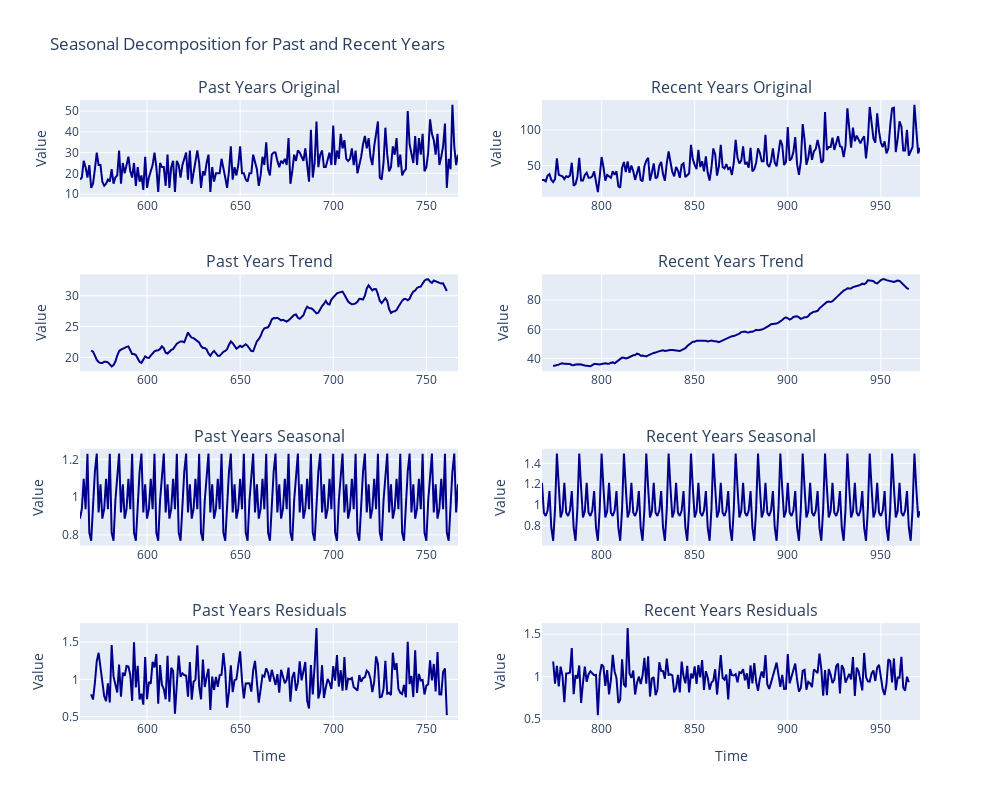

Notebook code cell kept with this figure:
### Markdown cell above
Great! Now that we've ensured this pattern is stable, we'll attempt to extract the seasonality from our two different datasets. To do this, we'll use the highly useful function `seasonal_decompose` from `statsmodels`. This function allows us to decompose our time series into three components:

**Trend Component**:
- The trend shows the long-term progression of the data, smoothing out short-term fluctuations.
- It indicates whether there's a general upward or downward trajectory in movie releases over time or if the industry is experiencing periods of growth, decline, or stability.
- In a multiplicative model like the one we've chosen, the trend is scaled by the seasonal and residual components, suggesting that the impact of the trend may increase or decrease depending on the level of the time series.

**Seasonal Component**:
- The seasonal component captures regular patterns that occur within specific, fixed periods - in the case of monthly data, this might highlight yearly cycles.
- It reveals the times of the year when movie releases are consistently higher or lower.
- Since the model is multiplicative, the seasonality effect is proportional to the data. This means that if the trend is upward, the seasonal effect would amplify the peaks and troughs in the observed data.

**Residual Component**:
- Residuals represent the component of the data that cannot be explained by the trend or seasonal components. These are essentially the irregular or random fluctuations that remain after the trend and seasonal components have been accounted for.
- In a multiplicative model, the residuals are obtained by dividing the original series by the product of the trend and seasonal components.
- Large residuals can indicate anomalies or outliers in the data, such as an unexpected spike in movie releases due to a special event or a sudden drop due to external factors not captured by the model.

### Code cell
result_past, result_recent = plot_seasonal_decomposition(df_past, df_recent)

### Figure 1 — Plotly figure (JSON) as saved in the notebook; plotly's stock layout.template omitted (floating-point values rounded to 4 significant figures; data arrays with more than 128 entries replaced by an {"elided": "..."} marker saying what was removed)
{"data": [{"line": {"color": "darkblue"}, "mode": "lines", "name": "Original", "type": "scatter", "x": {"elided": "204 int values"}, "xaxis": "x", "y": {"elided": "204 int values"}, "yaxis": "y"}, {"line": {"color": "darkblue"}, "mode": "lines", "name": "Trend", "type": "scatter", "x": {"elided": "204 int values"}, "xaxis": "x3", "y": {"elided": "204 float values"}, "yaxis": "y3"}, {"line": {"color": "darkblue"}, "mode": "lines", "name": "Seasonal", "type": "scatter", "x": {"elided": "204 int values"}, "xaxis": "x5", "y": {"elided": "204 float values"}, "yaxis": "y5"}, {"line": {"color": "darkblue"}, "mode": "lines", "name": "Residuals", "type": "scatter", "x": {"elided": "204 int values"}, "xaxis": "x7", "y": {"elided": "204 float values"}, "yaxis": "y7"}, {"line": {"color": "darkblue"}, "mode": "lines", "name": "Original", "type": "scatter", "x": {"elided": "204 int values"}, "xaxis": "x2", "y": {"elided": "204 int values"}, "yaxis": "y2"}, {"line": {"color": "darkblue"}, "mode": "lines", "name": "Trend", "type": "scatter", "x": {"elided": "204 int values"}, "xaxis": "x4", "y": {"elided": "204 float values"}, "yaxis": "y4"}, {"line": {"color": "darkblue"}, "mode": "lines", "name": "Seasonal", "type": "scatter", "x": {"elided": "204 int values"}, "xaxis": "x6", "y": {"elided": "204 float values"}, "yaxis": "y6"}, {"line": {"color": "darkblue"}, "mode": "lines", "name": "Residuals", "type": "scatter", "x": {"elided": "204 int values"}, "xaxis": "x8", "y": {"elided": "204 float values"}, "yaxis": "y8"}], "layout": {"annotations": [{"font": {"size": 16}, "showarrow": false, "text": "Past Years Original", "x": 0.225, "xanchor": "center", "xref": "paper", "y": 1, "yanchor": "bottom", "yref": "paper"}, {"font": {"size": 16}, "showarrow": false, "text": "Recent Years Original", "x": 0.775, "xanchor": "center", "xref": "paper", "y": 1, "yanchor": "bottom", "yref": "paper"}, {"font": {"size": 16}, "showarrow": false, "text": "Past Years Trend", "x": 0.225, "xanchor": "center", "xref": "paper", "y": 0.7188, "yanchor": "bottom", "yref": "paper"}, {"font": {"size": 16}, "showarrow": false, "text": "Recent Years Trend", "x": 0.775, "xanchor": "center", "xref": "paper", "y": 0.7188, "yanchor": "bottom", "yref": "paper"}, {"font": {"size": 16}, "showarrow": false, "text": "Past Years Seasonal", "x": 0.225, "xanchor": "center", "xref": "paper", "y": 0.4375, "yanchor": "bottom", "yref": "paper"}, {"font": {"size": 16}, "showarrow": false, "text": "Recent Years Seasonal", "x": 0.775, "xanchor": "center", "xref": "paper", "y": 0.4375, "yanchor": "bottom", "yref": "paper"}, {"font": {"size": 16}, "showarrow": false, "text": "Past Years Residuals", "x": 0.225, "xanchor": "center", "xref": "paper", "y": 0.1562, "yanchor": "bottom", "yref": "paper"}, {"font": {"size": 16}, "showarrow": false, "text": "Recent Years Residuals", "x": 0.775, "xanchor": "center", "xref": "paper", "y": 0.1562, "yanchor": "bottom", "yref": "paper"}], "height": 800, "showlegend": false, "title": {"text": "Seasonal Decomposition for Past and Recent Years"}, "width": 1000, "xaxis": {"anchor": "y", "domain": [0, 0.45]}, "xaxis2": {"anchor": "y2", "domain": [0.55, 1]}, "xaxis3": {"anchor": "y3", "domain": [0, 0.45]}, "xaxis4": {"anchor": "y4", "domain": [0.55, 1]}, "xaxis5": {"anchor": "y5", "domain": [0, 0.45]}, "xaxis6": {"anchor": "y6", "domain": [0.55, 1]}, "xaxis7": {"anchor": "y7", "domain": [0, 0.45], "title": {"text": "Time"}}, "xaxis8": {"anchor": "y8", "domain": [0.55, 1], "title": {"text": "Time"}}, "yaxis": {"anchor": "x", "domain": [0.8438, 1], "title": {"text": "Value"}}, "yaxis2": {"anchor": "x2", "domain": [0.8438, 1], "title": {"text": "Value"}}, "yaxis3": {"anchor": "x3", "domain": [0.5625, 0.7188], "title": {"text": "Value"}}, "yaxis4": {"anchor": "x4", "domain": [0.5625, 0.7188], "title": {"text": "Value"}}, "yaxis5": {"anchor": "x5", "domain": [0.2812, 0.4375], "title": {"text": "Value"}}, "yaxis6": {"anchor": "x6", "domain": [0.2812, 0.4375], "title": {"text": "Value"}}, "yaxis7": {"anchor": "x7", "domain": [0, 0.1562], "title": {"text": "Value"}}, "yaxis8": {"anchor": "x8", "domain": [0, 0.1562], "title": {"text": "Value"}}}}
